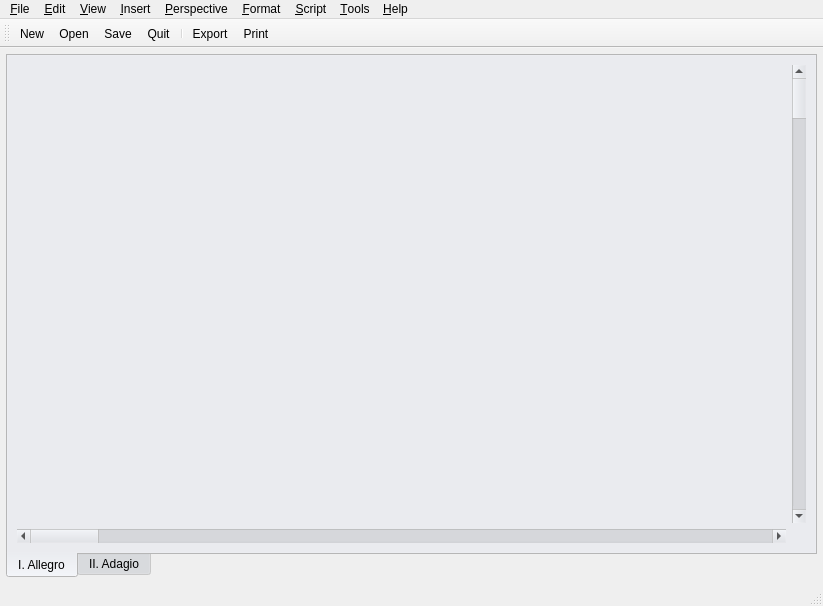
<ui version="4.0" >
 <author>Reinhard Katzmann</author>
 <comment></comment>
 <exportmacro></exportmacro>
 <class>MainWindow</class>
 <widget class="QMainWindow" name="MainWindow" >
  <property name="geometry" >
   <rect>
    <x>0</x>
    <y>0</y>
    <width>823</width>
    <height>606</height>
   </rect>
  </property>
  <property name="windowTitle" >
   <string>MainWindow</string>
  </property>
  <property name="statusTip" >
   <string/>
  </property>
  <widget class="QWidget" name="centralwidget" >
   <layout class="QGridLayout" >
    <property name="margin" >
     <number>6</number>
    </property>
    <property name="spacing" >
     <number>4</number>
    </property>
    <item row="0" column="0" >
     <widget class="QTabWidget" name="tabWidget" >
      <property name="sizePolicy" >
       <sizepolicy>
        <hsizetype>7</hsizetype>
        <vsizetype>7</vsizetype>
        <horstretch>0</horstretch>
        <verstretch>0</verstretch>
       </sizepolicy>
      </property>
      <property name="palette" >
       <palette>
        <active>
         <color>
          <red>0</red>
          <green>0</green>
          <blue>0</blue>
         </color>
         <color>
          <red>221</red>
          <green>223</green>
          <blue>228</blue>
         </color>
         <color>
          <red>255</red>
          <green>255</green>
          <blue>255</blue>
         </color>
         <color>
          <red>255</red>
          <green>255</green>
          <blue>255</blue>
         </color>
         <color>
          <red>85</red>
          <green>85</green>
          <blue>85</blue>
         </color>
         <color>
          <red>199</red>
          <green>199</green>
          <blue>199</blue>
         </color>
         <color>
          <red>0</red>
          <green>0</green>
          <blue>0</blue>
         </color>
         <color>
          <red>255</red>
          <green>255</green>
          <blue>255</blue>
         </color>
         <color>
          <red>0</red>
          <green>0</green>
          <blue>0</blue>
         </color>
         <color>
          <red>255</red>
          <green>255</green>
          <blue>255</blue>
         </color>
         <color>
          <red>255</red>
          <green>255</green>
          <blue>255</blue>
         </color>
         <color>
          <red>0</red>
          <green>0</green>
          <blue>0</blue>
         </color>
         <color>
          <red>103</red>
          <green>141</green>
          <blue>178</blue>
         </color>
         <color>
          <red>255</red>
          <green>255</green>
          <blue>255</blue>
         </color>
         <color>
          <red>0</red>
          <green>0</green>
          <blue>238</blue>
         </color>
         <color>
          <red>82</red>
          <green>24</green>
          <blue>139</blue>
         </color>
         <color>
          <red>255</red>
          <green>255</green>
          <blue>255</blue>
         </color>
        </active>
        <inactive>
         <color>
          <red>0</red>
          <green>0</green>
          <blue>0</blue>
         </color>
         <color>
          <red>221</red>
          <green>223</green>
          <blue>228</blue>
         </color>
         <color>
          <red>255</red>
          <green>255</green>
          <blue>255</blue>
         </color>
         <color>
          <red>255</red>
          <green>255</green>
          <blue>255</blue>
         </color>
         <color>
          <red>85</red>
          <green>85</green>
          <blue>85</blue>
         </color>
         <color>
          <red>199</red>
          <green>199</green>
          <blue>199</blue>
         </color>
         <color>
          <red>0</red>
          <green>0</green>
          <blue>0</blue>
         </color>
         <color>
          <red>255</red>
          <green>255</green>
          <blue>255</blue>
         </color>
         <color>
          <red>0</red>
          <green>0</green>
          <blue>0</blue>
         </color>
         <color>
          <red>255</red>
          <green>255</green>
          <blue>255</blue>
         </color>
         <color>
          <red>255</red>
          <green>255</green>
          <blue>255</blue>
         </color>
         <color>
          <red>0</red>
          <green>0</green>
          <blue>0</blue>
         </color>
         <color>
          <red>103</red>
          <green>141</green>
          <blue>178</blue>
         </color>
         <color>
          <red>255</red>
          <green>255</green>
          <blue>255</blue>
         </color>
         <color>
          <red>0</red>
          <green>0</green>
          <blue>238</blue>
         </color>
         <color>
          <red>82</red>
          <green>24</green>
          <blue>139</blue>
         </color>
         <color>
          <red>255</red>
          <green>255</green>
          <blue>255</blue>
         </color>
        </inactive>
        <disabled>
         <color>
          <red>128</red>
          <green>128</green>
          <blue>128</blue>
         </color>
         <color>
          <red>221</red>
          <green>223</green>
          <blue>228</blue>
         </color>
         <color>
          <red>255</red>
          <green>255</green>
          <blue>255</blue>
         </color>
         <color>
          <red>255</red>
          <green>255</green>
          <blue>255</blue>
         </color>
         <color>
          <red>85</red>
          <green>85</green>
          <blue>85</blue>
         </color>
         <color>
          <red>199</red>
          <green>199</green>
          <blue>199</blue>
         </color>
         <color>
          <red>199</red>
          <green>199</green>
          <blue>199</blue>
         </color>
         <color>
          <red>255</red>
          <green>255</green>
          <blue>255</blue>
         </color>
         <color>
          <red>128</red>
          <green>128</green>
          <blue>128</blue>
         </color>
         <color>
          <red>255</red>
          <green>255</green>
          <blue>255</blue>
         </color>
         <color>
          <red>255</red>
          <green>255</green>
          <blue>255</blue>
         </color>
         <color>
          <red>0</red>
          <green>0</green>
          <blue>0</blue>
         </color>
         <color>
          <red>86</red>
          <green>117</green>
          <blue>148</blue>
         </color>
         <color>
          <red>255</red>
          <green>255</green>
          <blue>255</blue>
         </color>
         <color>
          <red>0</red>
          <green>0</green>
          <blue>238</blue>
         </color>
         <color>
          <red>82</red>
          <green>24</green>
          <blue>139</blue>
         </color>
         <color>
          <red>255</red>
          <green>255</green>
          <blue>255</blue>
         </color>
        </disabled>
       </palette>
      </property>
      <property name="tabPosition" >
       <enum>QTabWidget::South</enum>
      </property>
      <widget class="QWidget" name="tab" >
       <attribute name="title" >
        <string>I. Allegro</string>
       </attribute>
       <layout class="QGridLayout" >
        <property name="margin" >
         <number>9</number>
        </property>
        <property name="spacing" >
         <number>6</number>
        </property>
        <item row="0" column="1" >
         <widget class="QScrollBar" name="verticalScrollBar" >
          <property name="orientation" >
           <enum>Qt::Vertical</enum>
          </property>
         </widget>
        </item>
        <item row="1" column="0" >
         <widget class="QScrollBar" name="horizontalScrollBar" >
          <property name="orientation" >
           <enum>Qt::Horizontal</enum>
          </property>
         </widget>
        </item>
        <item row="0" column="0" >
         <widget class="QFrame" name="frame" >
          <property name="sizePolicy" >
           <sizepolicy>
            <hsizetype>7</hsizetype>
            <vsizetype>7</vsizetype>
            <horstretch>0</horstretch>
            <verstretch>0</verstretch>
           </sizepolicy>
          </property>
          <property name="frameShadow" >
           <enum>QFrame::Raised</enum>
          </property>
         </widget>
        </item>
       </layout>
      </widget>
      <widget class="QWidget" name="tab_2" >
       <attribute name="title" >
        <string>II. Adagio</string>
       </attribute>
      </widget>
     </widget>
    </item>
   </layout>
  </widget>
  <widget class="QMenuBar" name="menubar" >
   <property name="geometry" >
    <rect>
     <x>0</x>
     <y>0</y>
     <width>823</width>
     <height>31</height>
    </rect>
   </property>
   <widget class="QMenu" name="menuTools" >
    <property name="title" >
     <string>&amp;Tools</string>
    </property>
    <addaction name="action_Enable_external_MIDI_mode" />
    <addaction name="actionTranspose" />
    <addaction name="actionNote_count" />
    <addaction name="separator" />
    <addaction name="actionSettings" />
   </widget>
   <widget class="QMenu" name="menuHelp" >
    <property name="title" >
     <string>&amp;Help</string>
    </property>
    <addaction name="actionCanorus_handbook" />
    <addaction name="actionWhat_s_this" />
    <addaction name="actionTip_of_the_day" />
    <addaction name="separator" />
    <addaction name="actionAbout_Canorus" />
    <addaction name="actionAbout_Qt" />
   </widget>
   <widget class="QMenu" name="menuFile" >
    <property name="title" >
     <string>&amp;File</string>
    </property>
    <addaction name="actionNew" />
    <addaction name="actionNew_document_wizard" />
    <addaction name="separator" />
    <addaction name="actionOpen" />
    <addaction name="actionOpen_Recent" />
    <addaction name="separator" />
    <addaction name="actionSave" />
    <addaction name="actionSave_as" />
    <addaction name="actionClose" />
    <addaction name="separator" />
    <addaction name="actionImport" />
    <addaction name="actionExport" />
    <addaction name="separator" />
    <addaction name="actionDocument_properties" />
    <addaction name="actionPrint_preview" />
    <addaction name="actionPrint" />
    <addaction name="separator" />
    <addaction name="actionQuit" />
   </widget>
   <widget class="QMenu" name="menu_Script" >
    <property name="title" >
     <string>&amp;Script</string>
    </property>
    <addaction name="action_Record_script" />
    <addaction name="action_Play_script" />
    <addaction name="action_Edit_script" />
   </widget>
   <widget class="QMenu" name="menuInsert" >
    <property name="title" >
     <string>&amp;View</string>
    </property>
    <widget class="QMenu" name="menuZoom" >
     <property name="title" >
      <string>Zoom</string>
     </property>
     <addaction name="actionZoom_In" />
     <addaction name="actionZoom_Out" />
     <addaction name="actionZoom_100" />
     <addaction name="actionZoom_page_width" />
    </widget>
    <addaction name="menuZoom" />
    <addaction name="actionZoom_Level" />
    <addaction name="separator" />
    <addaction name="action_Read_pnly_mode" />
    <addaction name="actionLyric_s_view" />
    <addaction name="actionTime_grid" />
    <addaction name="action_Time_ruler" />
    <addaction name="action_Bar_ruler" />
    <addaction name="separator" />
    <addaction name="actionGoto_bar" />
    <addaction name="actionStatus_bar" />
    <addaction name="action_Fullscreen" />
   </widget>
   <widget class="QMenu" name="menuEdit" >
    <property name="title" >
     <string>&amp;Edit</string>
    </property>
    <addaction name="action_Undo" />
    <addaction name="action_Redo" />
    <addaction name="separator" />
    <addaction name="actionC_ut" />
    <addaction name="action_Copy" />
    <addaction name="action_Paste" />
    <addaction name="actionPaste_special" />
    <addaction name="actionPaste_as_new_sheet" />
    <addaction name="separator" />
    <addaction name="actionSelect_all" />
    <addaction name="actionInvert_Selection" />
   </widget>
   <widget class="QMenu" name="menuFormat" >
    <property name="title" >
     <string>&amp;Format</string>
    </property>
    <addaction name="action_Staff_properties" />
    <addaction name="action_Voice_properties" />
    <addaction name="action_Note_properties" />
    <addaction name="action_Document_layout" />
   </widget>
   <widget class="QMenu" name="menu_Perspective" >
    <property name="title" >
     <string>&amp;Perspective</string>
    </property>
    <addaction name="action_Select_perspective" />
    <addaction name="actionEdit_perspective" />
    <addaction name="action_Insert_perspective" />
    <addaction name="action_Replace_perspective" />
    <addaction name="separator" />
    <addaction name="action_Layout_perspective" />
    <addaction name="actionSource_view_perspective" />
    <addaction name="separator" />
    <addaction name="actionLyrics_perspective" />
    <addaction name="actionChord_perspective" />
    <addaction name="action_Figured_bass_perspective" />
    <addaction name="actionFigured_functions_perspective" />
   </widget>
   <widget class="QMenu" name="menu_Insert" >
    <property name="title" >
     <string>&amp;Insert</string>
    </property>
    <addaction name="action_Clef" />
    <addaction name="action_Time_signature" />
    <addaction name="action_Key_signature" />
    <addaction name="separator" />
    <addaction name="action_Special_barline" />
    <addaction name="action_Expression_marks" />
    <addaction name="actionC_hord" />
    <addaction name="action_Pedal_markings" />
    <addaction name="action_Octaviation" />
    <addaction name="action_Instrument_change" />
    <addaction name="action_Midi_instruction" />
   </widget>
   <addaction name="menuFile" />
   <addaction name="menuEdit" />
   <addaction name="menuInsert" />
   <addaction name="menu_Insert" />
   <addaction name="menu_Perspective" />
   <addaction name="menuFormat" />
   <addaction name="menu_Script" />
   <addaction name="menuTools" />
   <addaction name="menuHelp" />
  </widget>
  <widget class="QStatusBar" name="statusbar" />
  <widget class="QToolBar" name="toolBar" >
   <property name="orientation" >
    <enum>Qt::Horizontal</enum>
   </property>
   <attribute name="toolBarArea" >
    <number>4</number>
   </attribute>
   <addaction name="actionNew" />
   <addaction name="actionOpen" />
   <addaction name="actionSave" />
   <addaction name="actionQuit" />
   <addaction name="separator" />
   <addaction name="actionExport" />
   <addaction name="actionPrint" />
  </widget>
  <action name="actionQuit" >
   <property name="icon" >
    <iconset resource="mainwin.qrc" >:/menu/images/exit.png</iconset>
   </property>
   <property name="text" >
    <string>&amp;Quit</string>
   </property>
   <property name="shortcut" >
    <string>Ctrl+Q</string>
   </property>
  </action>
  <action name="actionNew" >
   <property name="icon" >
    <iconset resource="mainwin.qrc" >:/menu/images/filenew.png</iconset>
   </property>
   <property name="text" >
    <string>&amp;New</string>
   </property>
   <property name="shortcut" >
    <string>Ctrl+N</string>
   </property>
  </action>
  <action name="actionNew_document_wizard" >
   <property name="text" >
    <string>New document &amp;wizard...</string>
   </property>
  </action>
  <action name="actionOpen" >
   <property name="icon" >
    <iconset resource="mainwin.qrc" >:/menu/images/fileopen.png</iconset>
   </property>
   <property name="text" >
    <string>&amp;Open...</string>
   </property>
   <property name="shortcut" >
    <string>Ctrl+O</string>
   </property>
  </action>
  <action name="actionSave" >
   <property name="icon" >
    <iconset resource="mainwin.qrc" >:/menu/images/filesave.png</iconset>
   </property>
   <property name="text" >
    <string>&amp;Save</string>
   </property>
   <property name="shortcut" >
    <string>Ctrl+S</string>
   </property>
  </action>
  <action name="actionSave_as" >
   <property name="text" >
    <string>Save &amp;as...</string>
   </property>
  </action>
  <action name="actionClose" >
   <property name="text" >
    <string>&amp;Close</string>
   </property>
  </action>
  <action name="actionDocument_properties" >
   <property name="text" >
    <string>&amp;Document properties...</string>
   </property>
  </action>
  <action name="actionImport" >
   <property name="text" >
    <string>&amp;Import...</string>
   </property>
  </action>
  <action name="actionExport" >
   <property name="icon" >
    <iconset resource="mainwin.qrc" >:/menu/images/exportlilypond.png</iconset>
   </property>
   <property name="text" >
    <string>&amp;Export...</string>
   </property>
   <property name="shortcut" >
    <string>Ctrl+E</string>
   </property>
  </action>
  <action name="actionPrint_preview" >
   <property name="text" >
    <string>Print pre&amp;view...</string>
   </property>
  </action>
  <action name="actionPrint" >
   <property name="icon" >
    <iconset resource="mainwin.qrc" >:/menu/images/fileprint.png</iconset>
   </property>
   <property name="text" >
    <string>&amp;Print...</string>
   </property>
   <property name="shortcut" >
    <string>Ctrl+P</string>
   </property>
  </action>
  <action name="actionOpen_Recent" >
   <property name="text" >
    <string>Open Recent</string>
   </property>
  </action>
  <action name="action_Undo" >
   <property name="icon" >
    <iconset resource="mainwin.qrc" >:/menu/images/editundo.png</iconset>
   </property>
   <property name="text" >
    <string>&amp;Undo</string>
   </property>
   <property name="shortcut" >
    <string>Ctrl+Z</string>
   </property>
  </action>
  <action name="action_Redo" >
   <property name="icon" >
    <iconset resource="mainwin.qrc" >:/menu/images/editredo.png</iconset>
   </property>
   <property name="text" >
    <string>&amp;Redo</string>
   </property>
   <property name="shortcut" >
    <string>Ctrl+Y</string>
   </property>
  </action>
  <action name="action_Copy" >
   <property name="icon" >
    <iconset resource="mainwin.qrc" >:/menu/images/editcopy.png</iconset>
   </property>
   <property name="text" >
    <string>&amp;Copy</string>
   </property>
   <property name="shortcut" >
    <string>Ctrl+C</string>
   </property>
  </action>
  <action name="actionC_ut" >
   <property name="icon" >
    <iconset resource="mainwin.qrc" >:/menu/images/editcut.png</iconset>
   </property>
   <property name="text" >
    <string>C&amp;ut</string>
   </property>
   <property name="shortcut" >
    <string>Ctrl+X</string>
   </property>
  </action>
  <action name="action_Paste" >
   <property name="icon" >
    <iconset resource="mainwin.qrc" >:/menu/images/editpaste.png</iconset>
   </property>
   <property name="text" >
    <string>&amp;Paste</string>
   </property>
   <property name="shortcut" >
    <string>Ctrl+V</string>
   </property>
  </action>
  <action name="actionPaste_special" >
   <property name="text" >
    <string>Paste &amp;special...</string>
   </property>
  </action>
  <action name="actionPaste_as_new_sheet" >
   <property name="text" >
    <string>Paste as &amp;new sheet</string>
   </property>
  </action>
  <action name="actionSelect_all" >
   <property name="text" >
    <string>Select &amp;all</string>
   </property>
   <property name="shortcut" >
    <string>Ctrl+A</string>
   </property>
  </action>
  <action name="actionInvert_Selection" >
   <property name="text" >
    <string>Invert Selection</string>
   </property>
  </action>
  <action name="actionZoom_Level" >
   <property name="text" >
    <string>Zoom &amp;Level...</string>
   </property>
  </action>
  <action name="actionZoom_In" >
   <property name="text" >
    <string>Zoom &amp;In</string>
   </property>
   <property name="shortcut" >
    <string>Ctrl++</string>
   </property>
  </action>
  <action name="actionZoom_Out" >
   <property name="text" >
    <string>Zoom &amp;Out</string>
   </property>
   <property name="shortcut" >
    <string>Ctrl+-</string>
   </property>
  </action>
  <action name="actionZoom_100" >
   <property name="text" >
    <string>Zoom &amp;100%</string>
   </property>
  </action>
  <action name="actionZoom_page_width" >
   <property name="text" >
    <string>Zoom &amp;page width</string>
   </property>
  </action>
  <action name="action_Read_pnly_mode" >
   <property name="text" >
    <string>&amp;Read-only mode</string>
   </property>
  </action>
  <action name="actionLyric_s_view" >
   <property name="text" >
    <string>Lyric&amp;s view</string>
   </property>
  </action>
  <action name="actionTime_grid" >
   <property name="text" >
    <string>Time &amp;grid</string>
   </property>
  </action>
  <action name="action_Time_ruler" >
   <property name="text" >
    <string>&amp;Time ruler</string>
   </property>
  </action>
  <action name="action_Bar_ruler" >
   <property name="text" >
    <string>&amp;Bar ruler</string>
   </property>
  </action>
  <action name="actionGoto_bar" >
   <property name="text" >
    <string>G&amp;oto bar...</string>
   </property>
   <property name="shortcut" >
    <string>Ctrl+G</string>
   </property>
  </action>
  <action name="actionStatus_bar" >
   <property name="checkable" >
    <bool>true</bool>
   </property>
   <property name="checked" >
    <bool>true</bool>
   </property>
   <property name="text" >
    <string>St&amp;atus bar</string>
   </property>
  </action>
  <action name="action_Fullscreen" >
   <property name="checkable" >
    <bool>true</bool>
   </property>
   <property name="text" >
    <string>&amp;Fullscreen</string>
   </property>
  </action>
  <action name="action_Clef" >
   <property name="text" >
    <string>&amp;Clef...</string>
   </property>
  </action>
  <action name="action_Time_signature" >
   <property name="text" >
    <string>&amp;Time signature...</string>
   </property>
  </action>
  <action name="action_Key_signature" >
   <property name="text" >
    <string>&amp;Key signature...</string>
   </property>
  </action>
  <action name="action_Special_barline" >
   <property name="text" >
    <string>&amp;Special barline...</string>
   </property>
  </action>
  <action name="action_Expression_marks" >
   <property name="text" >
    <string>&amp;Expression marks...</string>
   </property>
  </action>
  <action name="actionC_hord" >
   <property name="text" >
    <string>C&amp;hord...</string>
   </property>
  </action>
  <action name="action_Pedal_markings" >
   <property name="text" >
    <string>&amp;Pedal markings...</string>
   </property>
  </action>
  <action name="action_Octaviation" >
   <property name="text" >
    <string>&amp;Octaviation...</string>
   </property>
  </action>
  <action name="action_Instrument_change" >
   <property name="text" >
    <string>&amp;Instrument change...</string>
   </property>
  </action>
  <action name="action_Midi_instruction" >
   <property name="text" >
    <string>&amp;Midi instruction...</string>
   </property>
  </action>
  <action name="action_Select_perspective" >
   <property name="text" >
    <string>&amp;Select perspective</string>
   </property>
  </action>
  <action name="actionEdit_perspective" >
   <property name="text" >
    <string>&amp;Edit perspective</string>
   </property>
  </action>
  <action name="action_Insert_perspective" >
   <property name="text" >
    <string>&amp;Insert perspective</string>
   </property>
  </action>
  <action name="action_Replace_perspective" >
   <property name="text" >
    <string>&amp;Replace perspective</string>
   </property>
  </action>
  <action name="action_Layout_perspective" >
   <property name="checkable" >
    <bool>true</bool>
   </property>
   <property name="text" >
    <string>&amp;Layout perspective</string>
   </property>
  </action>
  <action name="actionLyrics_perspective" >
   <property name="checkable" >
    <bool>true</bool>
   </property>
   <property name="text" >
    <string>L&amp;yrics perspective</string>
   </property>
  </action>
  <action name="actionChord_perspective" >
   <property name="checkable" >
    <bool>true</bool>
   </property>
   <property name="text" >
    <string>&amp;Chord perspective</string>
   </property>
  </action>
  <action name="actionSource_view_perspective" >
   <property name="checkable" >
    <bool>true</bool>
   </property>
   <property name="text" >
    <string>Source &amp;view perspective</string>
   </property>
  </action>
  <action name="action_Figured_bass_perspective" >
   <property name="checkable" >
    <bool>true</bool>
   </property>
   <property name="text" >
    <string>Figured &amp;bass perspective</string>
   </property>
  </action>
  <action name="actionFigured_functions_perspective" >
   <property name="checkable" >
    <bool>true</bool>
   </property>
   <property name="text" >
    <string>Figured &amp;functions perspective</string>
   </property>
  </action>
  <action name="action_Staff_properties" >
   <property name="text" >
    <string>&amp;Staff properties...</string>
   </property>
  </action>
  <action name="action_Voice_properties" >
   <property name="text" >
    <string>&amp;Voice properties...</string>
   </property>
  </action>
  <action name="action_Note_properties" >
   <property name="text" >
    <string>&amp;Note properties...</string>
   </property>
  </action>
  <action name="action_Document_layout" >
   <property name="text" >
    <string>&amp;Document layout...</string>
   </property>
  </action>
  <action name="action_Record_script" >
   <property name="checkable" >
    <bool>true</bool>
   </property>
   <property name="text" >
    <string>&amp;Record script</string>
   </property>
  </action>
  <action name="action_Play_script" >
   <property name="text" >
    <string>&amp;Play script...</string>
   </property>
  </action>
  <action name="action_Edit_script" >
   <property name="text" >
    <string>&amp;Edit script...</string>
   </property>
  </action>
  <action name="action_Enable_external_MIDI_mode" >
   <property name="checkable" >
    <bool>true</bool>
   </property>
   <property name="text" >
    <string>&amp;Enable external MIDI mode</string>
   </property>
  </action>
  <action name="actionTranspose" >
   <property name="text" >
    <string>&amp;Transpose...</string>
   </property>
  </action>
  <action name="actionNote_count" >
   <property name="text" >
    <string>Note &amp;count...</string>
   </property>
  </action>
  <action name="actionSettings" >
   <property name="text" >
    <string>&amp;Settings...</string>
   </property>
  </action>
  <action name="actionCanorus_handbook" >
   <property name="text" >
    <string>Canorus &amp;handbook...</string>
   </property>
  </action>
  <action name="actionWhat_s_this" >
   <property name="text" >
    <string>What's &amp;this</string>
   </property>
  </action>
  <action name="actionTip_of_the_day" >
   <property name="checkable" >
    <bool>true</bool>
   </property>
   <property name="text" >
    <string>Tip of the &amp;day</string>
   </property>
  </action>
  <action name="actionAbout_Canorus" >
   <property name="text" >
    <string>About &amp;Canorus...</string>
   </property>
  </action>
  <action name="actionAbout_Qt" >
   <property name="text" >
    <string>About &amp;Qt...</string>
   </property>
  </action>
 </widget>
 <pixmapfunction></pixmapfunction>
 <resources>
  <include location="mainwin.qrc" />
 </resources>
 <connections>
  <connection>
   <sender>actionQuit</sender>
   <signal>triggered()</signal>
   <receiver>MainWindow</receiver>
   <slot>close()</slot>
   <hints>
    <hint type="sourcelabel" >
     <x>-1</x>
     <y>-1</y>
    </hint>
    <hint type="destinationlabel" >
     <x>402</x>
     <y>301</y>
    </hint>
   </hints>
  </connection>
 </connections>
</ui>
